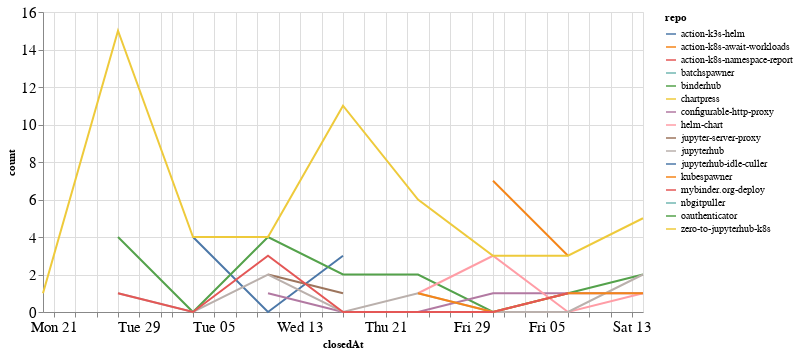

The cell this chart's notebook holds for it:
### Code cell
closed_by_time = closed_by.groupby('repo').resample('W', on='closedAt').count()['author'].reset_index()
closed_by_time = closed_by_time.rename(columns={'author': 'count'})

alt.Chart(closed_by_time, width=600).mark_line().encode(
    x='closedAt',
    y='count',
    color='repo',
    tooltip="repo"
)

### Figure 1 — Vega-Lite specification as saved in the notebook (floating-point values rounded to 4 significant figures)
{"config": {"axisLeft": {"labelFontSize": 15}, "axisBottom": {"labelFontSize": 15}}, "data": {"name": "data-a0c6b21222084b8e811cd435313a291a"}, "mark": "line", "encoding": {"color": {"type": "nominal", "field": "repo"}, "tooltip": {"type": "nominal", "field": "repo"}, "x": {"type": "temporal", "field": "closedAt"}, "y": {"type": "quantitative", "field": "count"}}, "width": 600, "$schema": "https://vega.github.io/schema/vega-lite/v4.8.1.json", "datasets": {"data-a0c6b21222084b8e811cd435313a291a": [{"repo": "action-k3s-helm", "closedAt": "2021-01-03T00:00:00", "count": 4}, {"repo": "action-k3s-helm", "closedAt": "2021-01-10T00:00:00", "count": 0}, {"repo": "action-k3s-helm", "closedAt": "2021-01-17T00:00:00", "count": 3}, {"repo": "action-k8s-await-workloads", "closedAt": "2021-01-31T00:00:00", "count": 7}, {"repo": "action-k8s-await-workloads", "closedAt": "2021-02-07T00:00:00", "count": 3}, {"repo": "action-k8s-namespace-report", "closedAt": "2021-02-07T00:00:00", "count": 1}, {"repo": "batchspawner", "closedAt": "2021-01-31T00:00:00", "count": 4}, {"repo": "binderhub", "closedAt": "2020-12-27T00:00:00", "count": 4}, {"repo": "binderhub", "closedAt": "2021-01-03T00:00:00", "count": 0}, {"repo": "binderhub", "closedAt": "2021-01-10T00:00:00", "count": 4}, {"repo": "binderhub", "closedAt": "2021-01-17T00:00:00", "count": 2}, {"repo": "binderhub", "closedAt": "2021-01-24T00:00:00", "count": 2}, {"repo": "binderhub", "closedAt": "2021-01-31T00:00:00", "count": 0}, {"repo": "binderhub", "closedAt": "2021-02-07T00:00:00", "count": 1}, {"repo": "binderhub", "closedAt": "2021-02-14T00:00:00", "count": 2}, {"repo": "chartpress", "closedAt": "2021-01-24T00:00:00", "count": 1}, {"repo": "configurable-http-proxy", "closedAt": "2021-01-10T00:00:00", "count": 1}, {"repo": "configurable-http-proxy", "closedAt": "2021-01-17T00:00:00", "count": 0}, {"repo": "configurable-http-proxy", "closedAt": "2021-01-24T00:00:00", "count": 0}, {"repo": "configurable-http-proxy", "closedAt": "2021-01-31T00:00:00", "count": 1}, {"repo": "configurable-http-proxy", "closedAt": "2021-02-07T00:00:00", "count": 1}, {"repo": "configurable-http-proxy", "closedAt": "2021-02-14T00:00:00", "count": 1}, {"repo": "helm-chart", "closedAt": "2021-01-24T00:00:00", "count": 1}, {"repo": "helm-chart", "closedAt": "2021-01-31T00:00:00", "count": 3}, {"repo": "helm-chart", "closedAt": "2021-02-07T00:00:00", "count": 0}, {"repo": "helm-chart", "closedAt": "2021-02-14T00:00:00", "count": 1}, {"repo": "jupyter-server-proxy", "closedAt": "2021-01-10T00:00:00", "count": 2}, {"repo": "jupyter-server-proxy", "closedAt": "2021-01-17T00:00:00", "count": 1}, {"repo": "jupyterhub", "closedAt": "2020-12-27T00:00:00", "count": 1}, {"repo": "jupyterhub", "closedAt": "2021-01-03T00:00:00", "count": 0}, {"repo": "jupyterhub", "closedAt": "2021-01-10T00:00:00", "count": 2}, {"repo": "jupyterhub", "closedAt": "2021-01-17T00:00:00", "count": 0}, {"repo": "jupyterhub", "closedAt": "2021-01-24T00:00:00", "count": 1}, {"repo": "jupyterhub", "closedAt": "2021-01-31T00:00:00", "count": 0}, {"repo": "jupyterhub", "closedAt": "2021-02-07T00:00:00", "count": 0}, {"repo": "jupyterhub", "closedAt": "2021-02-14T00:00:00", "count": 2}, {"repo": "jupyterhub-idle-culler", "closedAt": "2021-01-31T00:00:00", "count": 1}, {"repo": "kubespawner", "closedAt": "2021-01-24T00:00:00", "count": 1}, {"repo": "kubespawner", "closedAt": "2021-01-31T00:00:00", "count": 0}, {"repo": "kubespawner", "closedAt": "2021-02-07T00:00:00", "count": 1}, {"repo": "kubespawner", "closedAt": "2021-02-14T00:00:00", "count": 1}, {"repo": "mybinder.org-deploy", "closedAt": "2020-12-27T00:00:00", "count": 1}, {"repo": "mybinder.org-deploy", "closedAt": "2021-01-03T00:00:00", "count": 0}, {"repo": "mybinder.org-deploy", "closedAt": "2021-01-10T00:00:00", "count": 3}, {"repo": "mybinder.org-deploy", "closedAt": "2021-01-17T00:00:00", "count": 0}, {"repo": "mybinder.org-deploy", "closedAt": "2021-01-24T00:00:00", "count": 0}, {"repo": "mybinder.org-deploy", "closedAt": "2021-01-31T00:00:00", "count": 0}, {"repo": "mybinder.org-deploy", "closedAt": "2021-02-07T00:00:00", "count": 1}, {"repo": "nbgitpuller", "closedAt": "2021-01-10T00:00:00", "count": 2}, {"repo": "oauthenticator", "closedAt": "2021-02-07T00:00:00", "count": 1}, {"repo": "zero-to-jupyterhub-k8s", "closedAt": "2020-12-20T00:00:00", "count": 1}, {"repo": "zero-to-jupyterhub-k8s", "closedAt": "2020-12-27T00:00:00", "count": 15}, {"repo": "zero-to-jupyterhub-k8s", "closedAt": "2021-01-03T00:00:00", "count": 4}, {"repo": "zero-to-jupyterhub-k8s", "closedAt": "2021-01-10T00:00:00", "count": 4}, {"repo": "zero-to-jupyterhub-k8s", "closedAt": "2021-01-17T00:00:00", "count": 11}, {"repo": "zero-to-jupyterhub-k8s", "closedAt": "2021-01-24T00:00:00", "count": 6}, {"repo": "zero-to-jupyterhub-k8s", "closedAt": "2021-01-31T00:00:00", "count": 3}, {"repo": "zero-to-jupyterhub-k8s", "closedAt": "2021-02-07T00:00:00", "count": 3}, {"repo": "zero-to-jupyterhub-k8s", "closedAt": "2021-02-14T00:00:00", "count": 5}]}}
